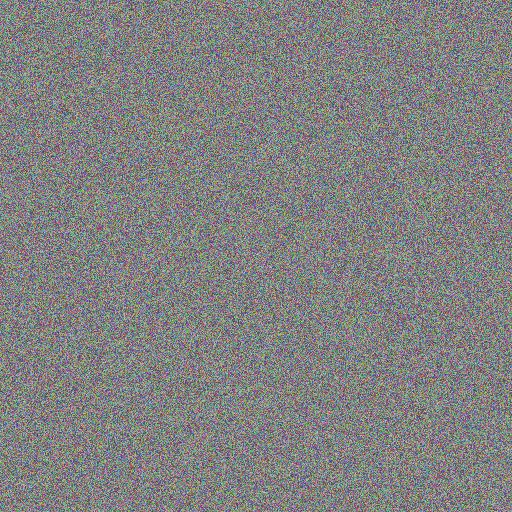
#> input picture benchmarks/images/already_optimized.jpg, 512 x 512 px
$ python -i analyzer.py   (imports and definitions only)
#> lines starting #> are read from the running program, lines starting #| are printed output that depends on the picture
#> further down, picture is the input picture: PIL image 512x512 RGB; mean R, G, B 129.7, 129.5, 129.4
"""Image analysis — determines dimensions, content type, and text density."""

import base64
import io
import math
from dataclasses import dataclass, field

import cv2
import numpy as np
from PIL import Image


@dataclass
class ImageAnalysis:
    width: int
    height: int
    size_bytes: int
    format: str  # jpeg, png, webp, etc.
    text_density: float  # 0.0 to 1.0 — proportion of image that is text-like
    is_mostly_text: bool  # True if text_density > threshold
    estimated_tokens_openai_high: int
    estimated_tokens_openai_low: int
    estimated_tokens_anthropic: int
    has_transparency: bool
    dominant_colors: list[str] = field(default_factory=list)


# [61 lines left out: functions decode_image, estimate_openai_tokens, estimate_anthropic_tokens, not called in this run]


def detect_text_density(pil_image: Image.Image) -> float:
    """Estimate what fraction of the image contains text using multiple signals.

    Combines:
    1. Background uniformity — documents have large uniform regions (white/light background)
    2. Color variance — photos have high color variance, documents have low
    3. Horizontal line structure — text forms regular horizontal patterns
    4. Edge density profile — documents have moderate edges, photos have chaotic edges

    Returns 0.0 (definitely not text) to 1.0 (definitely text/document).
    """
    gray = np.array(pil_image.convert("L"))
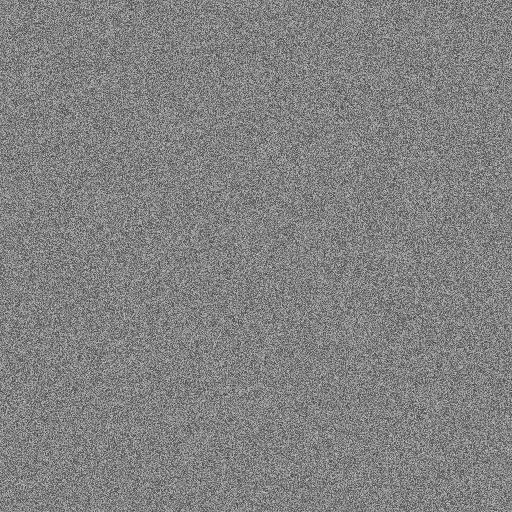
#> gray: shape (512, 512); min 40, max 221, mean 129.5

    # Resize for speed
    target_width = 640
    scale = target_width / gray.shape[1] if gray.shape[1] > target_width else 1.0
#> scale = 1
    if scale < 1.0:
        new_h = int(gray.shape[0] * scale)
        gray = cv2.resize(gray, (target_width, new_h))

    total_area = gray.shape[0] * gray.shape[1]
#> total_area = 262144
    scores = []

    # Signal 1: Background uniformity
    # Documents have large areas of near-white or near-uniform background.
    # Photos have varied pixel intensities throughout.
    hist = cv2.calcHist([gray], [0], None, [256], [0, 256]).flatten()
#> hist = 256 values, max 3306 at index 128, min 0 at index 0, mean 1024
    # What % of pixels are in the top 20% brightness (near-white)?
    bright_pixels = hist[200:].sum() / total_area
#> bright_pixels = 0.00125
    # What % of pixels are in a single dominant 30-intensity-wide band?
    max_band_ratio = max(hist[i : i + 30].sum() for i in range(0, 226)) / total_area
#> max_band_ratio = 0.361
    bg_score = min(1.0, bright_pixels * 1.2 + max_band_ratio * 0.5)
#> bg_score = 0.182
    scores.append(bg_score)

    # Signal 2: Color variance
    # Documents: low standard deviation (mostly white + black text)
    # Photos: high standard deviation (varied colors)
    color_arr = np.array(pil_image.convert("RGB"))
    if scale < 1.0:
        new_h = int(color_arr.shape[0] * scale)
        new_w = int(color_arr.shape[1] * scale)
        color_arr = cv2.resize(color_arr, (new_w, new_h))
    global_std = np.std(color_arr)
#> global_std = 29.94
    # Low std = likely document (threshold: photos typically > 50, docs < 40)
    color_score = max(0.0, min(1.0, (55 - global_std) / 35))
#> color_score = 0.716
    scores.append(color_score)

    # Signal 3: Horizontal structure regularity
    # Text creates regular horizontal patterns. Use horizontal projection profile.
    edges = cv2.Canny(gray, 80, 200)
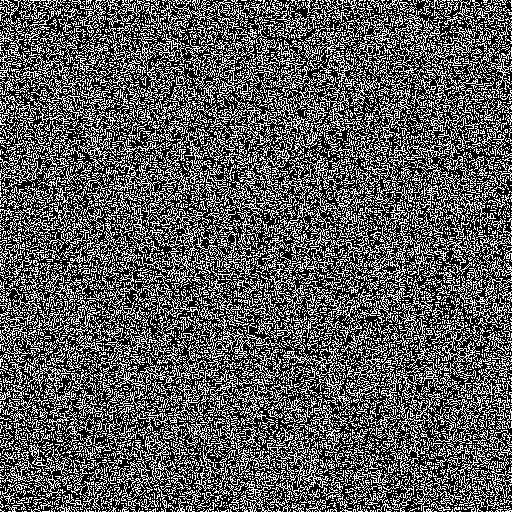
#> edges: shape (512, 512); 35.1% white in thin lines or dots
    # Horizontal projection: sum edge pixels per row
    h_proj = edges.sum(axis=1).astype(float)
#> h_proj = 512 values, max 63495 at index 0, min 36720 at index 14, mean 45860.2
    if h_proj.max() > 0:
        h_proj_normalized = h_proj / h_proj.max()
#> h_proj_normalized = 512 values, max 1 at index 0, min 0.578 at index 14, mean 0.722
        # Text documents have periodic peaks in horizontal projection
        # Count zero-crossings of (projection - mean) as proxy for line count
        mean_proj = h_proj_normalized.mean()
#> mean_proj = 0.722
        crossings = np.sum(np.diff(np.sign(h_proj_normalized - mean_proj)) != 0)
#> crossings = 288
        # Documents: many regular crossings (text lines). Photos: fewer, irregular.
        # A typical document page has 30-80 line-like crossings
        line_score = min(1.0, crossings / 60)
#> line_score = 1
    else:
        line_score = 0.0
    scores.append(line_score)

    # Signal 4: Edge density — too many edges = photo, moderate = document
    edge_density = edges.sum() / (255.0 * total_area)
#> edge_density = 0.351
    # Sweet spot for documents: 0.02 - 0.15 edge density
    # Photos: > 0.15 (too many edges from textures, objects)
    # Blank: < 0.01
    if edge_density < 0.01:
        edge_score = 0.0  # too few edges — blank or near-blank
    elif edge_density <= 0.15:
        edge_score = min(1.0, edge_density / 0.08)  # peaks around 0.08
    else:
        edge_score = max(0.0, 1.0 - (edge_density - 0.15) / 0.15)  # penalize photo-like density
#> edge_score = 0
    scores.append(edge_score)

    # Combine signals with weights
    # Background uniformity and color variance are strongest indicators
    weights = [0.30, 0.35, 0.15, 0.20]
    combined = sum(s * w for s, w in zip(scores, weights))
#> combined = 0.455

    return min(1.0, max(0.0, combined))


# [27 lines left out: function analyze_image, not called in this run]

>>> from PIL import Image
>>> picture = Image.open('../../benchmarks/images/already_optimized.jpg')
>>> result = detect_text_density(picture)
#> result = 0.455

$ run again, on benchmarks/images/small_photo.jpg
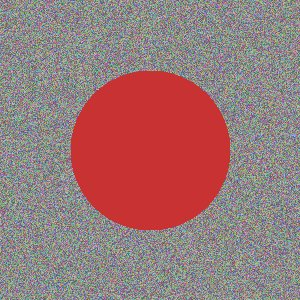
#> input picture benchmarks/images/small_photo.jpg, 300 x 300 px
#> picture is the input picture: PIL image 300x300 RGB; mean R, G, B 153.1, 119.8, 119.7
#> in detect_text_density, `gray = np.array(pil_image.convert("L"))`:
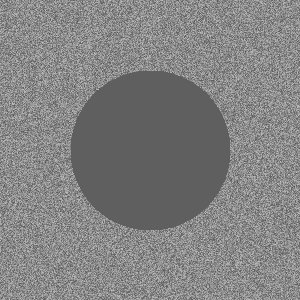
#> gray: shape (300, 300); min 71, max 211, mean 129.8
#> hist = 256 values, max 18421 at index 95, min 0 at index 0, mean 351.6
#> bright_pixels = 0.000633
#> max_band_ratio = 0.417
#> bg_score = 0.209
#> global_std = 43.24
#> color_score = 0.336
#> in detect_text_density, `edges = cv2.Canny(gray, 80, 200)`:
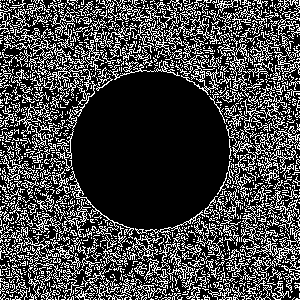
#> edges: shape (300, 300); 26.5% white in thin lines or dots
#> h_proj = 300 values, max 35700 at index 71, min 8925 at index 151, mean 20236
#> h_proj_normalized = 300 values, max 1 at index 71, min 0.25 at index 151, mean 0.567
#> mean_proj = 0.567
#> crossings = 16
#> line_score = 0.267
#> edge_density = 0.265
#> edge_score = 0.237
#> combined = 0.268
